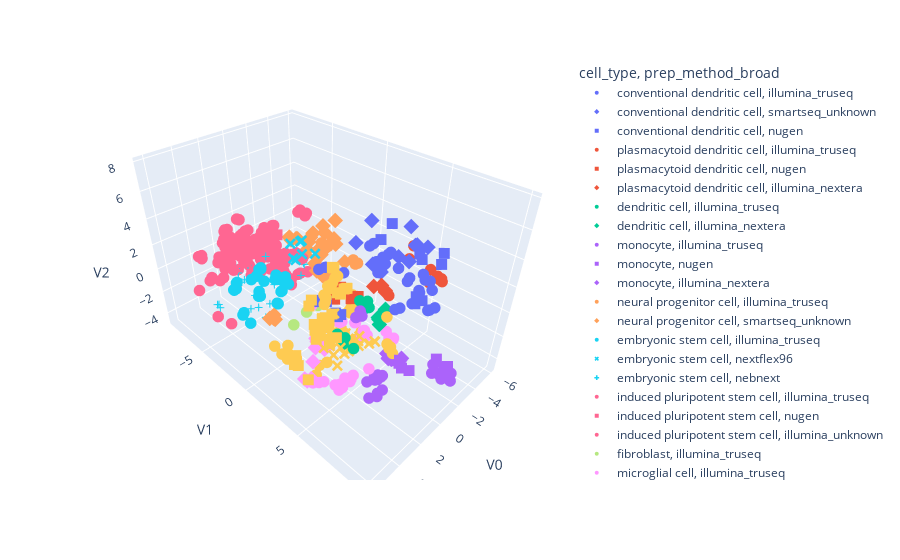

Notebook code for this chart:
### Code cell
import plotly.express as px

# Plotting
fig = px.scatter_3d(
    scvi_representation_coordinates_merged,
    x='V0',
    y='V1',
    z='V2',
    color= bio_tag,
    symbol = batch_tag
)

# Adjusting marker size
fig.update_traces(marker=dict(size=4))

# Show the plot
fig.show()

### Figure 1 — Plotly figure (JSON) as saved in the notebook; plotly's stock layout.template omitted (floating-point values rounded to 4 significant figures; data arrays with more than 128 entries replaced by an {"elided": "..."} marker saying what was removed)
{"data": [{"hovertemplate": "cell_type=conventional dendritic cell<br>prep_method_broad=illumina_truseq<br>V0=%{x}<br>V1=%{y}<br>V2=%{z}<extra></extra>", "legendgroup": "conventional dendritic cell, illumina_truseq", "marker": {"color": "#636efa", "size": 4, "symbol": "circle"}, "mode": "markers", "name": "conventional dendritic cell, illumina_truseq", "scene": "scene", "showlegend": true, "type": "scatter3d", "x": [-2.587, -2.63, -2.43, -2.6, -2.458, -2.591, -1.414, -1.544, -1.257, -1.552, -1.689, -1.244, -1.914, -1.958, -2.225, 3.366, -1.195, -1.629], "y": [7.44, 5.369, 7.203, 4.499, 7.073, 5.274, 7.216, 7.681, 7.057, 6.968, 7.376, 7.01, 2.654, 2.897, 3.905, 8.685, 5.867, 6.424], "z": [0.8216, 1.983, 0.6018, 2.293, 0.4767, 1.682, 3.42, 2.868, 2.512, 3.613, 3.277, 2.642, 3.428, 3.688, 3.225, 4.914, 0.6978, 1.113]}, {"hovertemplate": "cell_type=conventional dendritic cell<br>prep_method_broad=smartseq_unknown<br>V0=%{x}<br>V1=%{y}<br>V2=%{z}<extra></extra>", "legendgroup": "conventional dendritic cell, smartseq_unknown", "marker": {"color": "#636efa", "size": 4, "symbol": "diamond"}, "mode": "markers", "name": "conventional dendritic cell, smartseq_unknown", "scene": "scene", "showlegend": true, "type": "scatter3d", "x": [-1.653, -2.382, -1.66, -1.541, -2.448, 0.7551], "y": [6.259, 5.68, 5.838, 5.168, 6.472, 7.323], "z": [5.235, 4.619, 3.903, 3.974, 4.822, 7.86]}, {"hovertemplate": "cell_type=conventional dendritic cell<br>prep_method_broad=nugen<br>V0=%{x}<br>V1=%{y}<br>V2=%{z}<extra></extra>", "legendgroup": "conventional dendritic cell, nugen", "marker": {"color": "#636efa", "size": 4, "symbol": "square"}, "mode": "markers", "name": "conventional dendritic cell, nugen", "scene": "scene", "showlegend": true, "type": "scatter3d", "x": [-1.816, -1.976, -2.351, -1.953, -2.235, -2.107, -2.869, 1.271, 1.627, 1.236, 0.8403, 0.607, 0.9937], "y": [6.39, 7.819, 7.559, 6.504, 6.704, 6.313, 5.876, 1.638, 1.645, 1.967, 2.576, 2.642, 2.528], "z": [4.612, 5.243, 4.199, 4.218, 1.165, 0.7671, 0.6537, 0.3028, 0.4105, 0.3757, -0.7479, -0.6716, -0.3793]}, {"hovertemplate": "cell_type=plasmacytoid dendritic cell<br>prep_method_broad=illumina_truseq<br>V0=%{x}<br>V1=%{y}<br>V2=%{z}<extra></extra>", "legendgroup": "plasmacytoid dendritic cell, illumina_truseq", "marker": {"color": "#EF553B", "size": 4, "symbol": "circle"}, "mode": "markers", "name": "plasmacytoid dendritic cell, illumina_truseq", "scene": "scene", "showlegend": true, "type": "scatter3d", "x": [-5.668, -4.072, -5.955, -5.833, -6.01, -6.007, 1.485, -3.756, -4.232], "y": [5.551, 5.947, 5.712, 5.853, 5.572, 4.762, 6.888, 4.449, 4.355], "z": [0.6422, 1.154, 0.3621, 0.2707, 0.181, 0.6222, 3.723, 2.426, 3.158]}, {"hovertemplate": "cell_type=plasmacytoid dendritic cell<br>prep_method_broad=nugen<br>V0=%{x}<br>V1=%{y}<br>V2=%{z}<extra></extra>", "legendgroup": "plasmacytoid dendritic cell, nugen", "marker": {"color": "#EF553B", "size": 4, "symbol": "square"}, "mode": "markers", "name": "plasmacytoid dendritic cell, nugen", "scene": "scene", "showlegend": true, "type": "scatter3d", "x": [-0.3089, 0.4967, -0.812, -1.078, -0.6728], "y": [1.728, 1.98, 2.424, 2.603, 2.363], "z": [0.5548, 0.1576, -0.152, -0.1465, -0.2483]}, {"hovertemplate": "cell_type=plasmacytoid dendritic cell<br>prep_method_broad=illumina_nextera<br>V0=%{x}<br>V1=%{y}<br>V2=%{z}<extra></extra>", "legendgroup": "plasmacytoid dendritic cell, illumina_nextera", "marker": {"color": "#EF553B", "size": 4, "symbol": "diamond"}, "mode": "markers", "name": "plasmacytoid dendritic cell, illumina_nextera", "scene": "scene", "showlegend": true, "type": "scatter3d", "x": [-2.706, -2.162, -2.929, -2.841], "y": [3.22, 3.002, 3.398, 3.485], "z": [0.2126, 0.3134, -0.2367, -0.2497]}, {"hovertemplate": "cell_type=dendritic cell<br>prep_method_broad=illumina_truseq<br>V0=%{x}<br>V1=%{y}<br>V2=%{z}<extra></extra>", "legendgroup": "dendritic cell, illumina_truseq", "marker": {"color": "#00cc96", "size": 4, "symbol": "circle"}, "mode": "markers", "name": "dendritic cell, illumina_truseq", "scene": "scene", "showlegend": true, "type": "scatter3d", "x": [0.3232, 0.06096, 0.2429, 0.1462, 0.2139, -0.03008, 3.246, 3.694, 3.118, 3.308, 3.387], "y": [3.94, 4.21, 4.268, 4.549, 4.358, 4.254, 6.098, 5.708, 4.722, 5.075, 5.552], "z": [1.037, 0.8983, 0.7936, 0.7604, 0.6437, 0.973, 0.4938, 0.8809, 0.5953, 0.7549, 1.047]}, {"hovertemplate": "cell_type=dendritic cell<br>prep_method_broad=illumina_nextera<br>V0=%{x}<br>V1=%{y}<br>V2=%{z}<extra></extra>", "legendgroup": "dendritic cell, illumina_nextera", "marker": {"color": "#00cc96", "size": 4, "symbol": "diamond"}, "mode": "markers", "name": "dendritic cell, illumina_nextera", "scene": "scene", "showlegend": true, "type": "scatter3d", "x": [-0.1608, -0.6282, -0.7117, -0.6032], "y": [5.086, 5.226, 4.726, 4.879], "z": [0.09108, 0.5537, -0.6048, -0.87]}, {"hovertemplate": "cell_type=monocyte<br>prep_method_broad=illumina_truseq<br>V0=%{x}<br>V1=%{y}<br>V2=%{z}<extra></extra>", "legendgroup": "monocyte, illumina_truseq", "marker": {"color": "#ab63fa", "size": 4, "symbol": "circle"}, "mode": "markers", "name": "monocyte, illumina_truseq", "scene": "scene", "showlegend": true, "type": "scatter3d", "x": [2.137, 3.961, 2.239, 2.214, 2.025, 2.693, 1.986, 1.847, 1.775, 1.781, 3.369, 2.944, -1.4, -1.188, -1.777, -1.366, -1.442, -1.478, -1.372, -1.376, -1.341, 1.908, 1.767, 1.957, 2.182], "y": [6.348, 7.992, 7.193, 6.991, 7.024, 7.921, 6.762, 7.132, 7.177, 6.845, 8.084, 7.789, 9.4, 9.437, 8.414, 9.948, 9.86, 8.94, 8.65, 8.752, 8.708, 5.354, 5.205, 5.509, 5.26], "z": [-2.882, -1.486, -1.945, -2.161, -2.011, -1.9, -2.173, -2.071, -1.979, -2.172, -1.766, -2.088, -2.565, -2.805, -2.727, -2.724, -2.184, -2.899, -3.03, -2.8, -2.908, 1.866, 1.824, 1.745, 1.625]}, {"hovertemplate": "cell_type=monocyte<br>prep_method_broad=nugen<br>V0=%{x}<br>V1=%{y}<br>V2=%{z}<extra></extra>", "legendgroup": "monocyte, nugen", "marker": {"color": "#ab63fa", "size": 4, "symbol": "square"}, "mode": "markers", "name": "monocyte, nugen", "scene": "scene", "showlegend": true, "type": "scatter3d", "x": [1.466, 2.519, 2.109, 3.82, -1.019, -0.9095, -0.9616, -0.6439], "y": [8.743, 8.912, 8.451, 9.579, 9.569, 9.819, 9.003, 9.767], "z": [-0.6138, 0.4885, 0.2147, 2.487, -1.55, -1.244, -1.253, -1.397]}, {"hovertemplate": "cell_type=monocyte<br>prep_method_broad=illumina_nextera<br>V0=%{x}<br>V1=%{y}<br>V2=%{z}<extra></extra>", "legendgroup": "monocyte, illumina_nextera", "marker": {"color": "#ab63fa", "size": 4, "symbol": "diamond"}, "mode": "markers", "name": "monocyte, illumina_nextera", "scene": "scene", "showlegend": true, "type": "scatter3d", "x": [1.615, 1.525, 1.467, 1.043, 0.5848, 0.8178, 0.2608, 0.4485, 0.521, 0.366, 0.2901, 0.4884], "y": [7.571, 7.307, 7.124, 7.199, 7.591, 7.136, 7.277, 6.512, 6.572, 7.136, 6.581, 6.59], "z": [-0.1351, -0.6514, -0.4179, -1.136, -1.102, -1.283, -1.739, -1.501, -1.529, -1.806, -2.014, -1.863]}, {"hovertemplate": "cell_type=neural progenitor cell<br>prep_method_broad=illumina_truseq<br>V0=%{x}<br>V1=%{y}<br>V2=%{z}<extra></extra>", "legendgroup": "neural progenitor cell, illumina_truseq", "marker": {"color": "#FFA15A", "size": 4, "symbol": "circle"}, "mode": "markers", "name": "neural progenitor cell, illumina_truseq", "scene": "scene", "showlegend": true, "type": "scatter3d", "x": [-3.73, -3.815, -3.731, -3.283, -3.226, -3.254, -3.674, -3.176, -3.369], "y": [-2.843, -2.852, -2.794, -2.987, -2.973, -2.956, 0.214, 0.2339, 0.2712], "z": [0.1987, 0.1537, 0.1047, 0.5099, 0.5512, 0.4375, 0.07571, 0.6007, 0.177]}, {"hovertemplate": "cell_type=neural progenitor cell<br>prep_method_broad=smartseq_unknown<br>V0=%{x}<br>V1=%{y}<br>V2=%{z}<extra></extra>", "legendgroup": "neural progenitor cell, smartseq_unknown", "marker": {"color": "#FFA15A", "size": 4, "symbol": "diamond"}, "mode": "markers", "name": "neural progenitor cell, smartseq_unknown", "scene": "scene", "showlegend": true, "type": "scatter3d", "x": [-3.013, 0.2766, 0.1498, -1.364, -0.7723, -2.972, -4.251, -4.162, -1.798, -0.3751, -1.518, -1.03, -1.054, -1.472, -2.094, -3.205, -4.47, -0.4703, -1.058, -1.573, -2.048, -2.025, -3.094, -2.497, -3.427, -1.729, -2.006, 2.805, 2.864, 2.494, 3.142], "y": [-0.4153, -2.292, -2.604, -2.336, -2.976, -2.548, -2.574, -2.401, -2.196, -2.382, -1.293, -2.391, -1.246, -2.614, -1.015, -2.616, -2.871, -2.93, -0.5831, -0.5435, -0.7859, -2.855, -2.612, -3.083, -2.723, -1.727, -0.6372, -1.363, -1.461, -1.85, -1.512], "z": [0.2023, 2.655, 2.681, 1.767, 2.004, 2.288, 2.207, 0.2919, -0.2075, 2.416, 1.12, 0.8243, -0.002635, 0.9529, -0.7725, 1.607, 0.4122, 0.7294, -0.149, -0.5186, -0.4762, 1.611, 0.2672, 1.66, 0.1162, 1.242, -1.053, -2.171, -2.104, -2.28, -1.973]}, {"hovertemplate": "cell_type=embryonic stem cell<br>prep_method_broad=illumina_truseq<br>V0=%{x}<br>V1=%{y}<br>V2=%{z}<extra></extra>", "legendgroup": "embryonic stem cell, illumina_truseq", "marker": {"color": "#19d3f3", "size": 4, "symbol": "circle"}, "mode": "markers", "name": "embryonic stem cell, illumina_truseq", "scene": "scene", "showlegend": true, "type": "scatter3d", "x": [2.204, 2.171, 1.777, 1.712, 3.758, 3.728, 3.763, 3.621, 3.522, 3.832, 3.604, 2.393, 2.288, 2.26, 2.795, 2.511, 3.024, 5.261, 3.679, 2.184, 2.588, 2.457, 5.333, 2.176, 4.621, 1.902, 4.184, 4.119, 4.111, 4.096], "y": [-1.7, -1.832, -1.829, -1.806, -4.484, -4.469, -4.527, -4.431, -4.39, -4.259, -4.335, -3.266, -3.216, -3.245, -3.705, -3.474, -0.8112, -1.337, -1.094, -0.5298, -0.7581, -0.6736, -1.372, -1.755, -1.663, -1.153, -1.103, -1.093, -1.04, -1.134], "z": [-1.359, -1.401, -0.6079, -0.5662, -0.8594, -0.816, -0.8451, -0.7889, -0.2594, -0.6228, -0.2368, 0.8268, 0.831, 0.9037, -0.04425, 0.2125, 1.596, -0.112, 1.649, 0.9369, 1.372, 1.51, -0.2794, 1.012, -1.585, 1.038, 0.7325, 0.7795, 0.7389, 1.042]}, {"hovertemplate": "cell_type=embryonic stem cell<br>prep_method_broad=nextflex96<br>V0=%{x}<br>V1=%{y}<br>V2=%{z}<extra></extra>", "legendgroup": "embryonic stem cell, nextflex96", "marker": {"color": "#19d3f3", "size": 4, "symbol": "x"}, "mode": "markers", "name": "embryonic stem cell, nextflex96", "scene": "scene", "showlegend": true, "type": "scatter3d", "x": [0.7204, -0.0195, 1.045, 0.6617, 1.416, 0.907, 0.8219], "y": [-1.409, -0.3172, -1.259, -0.8312, -1.053, -0.6809, -0.6415], "z": [1.668, 2.33, 2.029, 2.375, 3.417, 3.508, 3.561]}, {"hovertemplate": "cell_type=embryonic stem cell<br>prep_method_broad=nebnext<br>V0=%{x}<br>V1=%{y}<br>V2=%{z}<extra></extra>", "legendgroup": "embryonic stem cell, nebnext", "marker": {"color": "#19d3f3", "size": 4, "symbol": "cross"}, "mode": "markers", "name": "embryonic stem cell, nebnext", "scene": "scene", "showlegend": true, "type": "scatter3d", "x": [-1.211, -0.4005, -1.004, 1.901, 2.612, 2.816, 3.922, 2.547, 3.275, 3.404, 1.833, 1.317, 3.616, 4.257, 4.589, 4.176, 2.616, 4.5, 6.143, 6.071, 6.098, -1.095, -1.373, -0.2791], "y": [-2.777, -2.177, -2.469, -1.89, -2.082, -2.404, -2.473, -3.084, -2.766, -2.307, -2.436, -2.423, -2.726, -3.153, -2.187, -2.486, -2.114, -2.592, -2.861, -2.814, -2.65, -6.332, -6.131, -6.543], "z": [-0.1607, -0.5467, -0.04996, -1.469, -1.345, -2.613, -1.243, 0.5114, -0.6277, -1.333, -0.3123, 0.05961, 2.044, 1.889, 1.475, 1.29, 2.521, 1.938, 0.1702, 0.165, 0.0158, 0.2908, 0.6355, -1.38]}, {"hovertemplate": "cell_type=induced pluripotent stem cell<br>prep_method_broad=illumina_truseq<br>V0=%{x}<br>V1=%{y}<br>V2=%{z}<extra></extra>", "legendgroup": "induced pluripotent stem cell, illumina_truseq", "marker": {"color": "#FF6692", "size": 4, "symbol": "circle"}, "mode": "markers", "name": "induced pluripotent stem cell, illumina_truseq", "scene": "scene", "showlegend": true, "type": "scatter3d", "x": {"elided": "177 float values"}, "y": {"elided": "177 float values"}, "z": {"elided": "177 float values"}}, {"hovertemplate": "cell_type=induced pluripotent stem cell<br>prep_method_broad=nugen<br>V0=%{x}<br>V1=%{y}<br>V2=%{z}<extra></extra>", "legendgroup": "induced pluripotent stem cell, nugen", "marker": {"color": "#FF6692", "size": 4, "symbol": "square"}, "mode": "markers", "name": "induced pluripotent stem cell, nugen", "scene": "scene", "showlegend": true, "type": "scatter3d", "x": [1.545, 0.8078, 0.6782, 0.9864, 0.9049], "y": [-3.674, -3.423, -3.258, -3.779, -3.581], "z": [2.258, 2.573, 2.811, 2.565, 2.47]}, {"hovertemplate": "cell_type=induced pluripotent stem cell<br>prep_method_broad=illumina_unknown<br>V0=%{x}<br>V1=%{y}<br>V2=%{z}<extra></extra>", "legendgroup": "induced pluripotent stem cell, illumina_unknown", "marker": {"color": "#FF6692", "size": 4, "symbol": "circle"}, "mode": "markers", "name": "induced pluripotent stem cell, illumina_unknown", "scene": "scene", "showlegend": true, "type": "scatter3d", "x": [-1.766, -1.706, -1.578], "y": [-3.602, -3.522, -3.607], "z": [3.609, 3.553, 3.527]}, {"hovertemplate": "cell_type=fibroblast<br>prep_method_broad=illumina_truseq<br>V0=%{x}<br>V1=%{y}<br>V2=%{z}<extra></extra>", "legendgroup": "fibroblast, illumina_truseq", "marker": {"color": "#B6E880", "size": 4, "symbol": "circle"}, "mode": "markers", "name": "fibroblast, illumina_truseq", "scene": "scene", "showlegend": true, "type": "scatter3d", "x": [0.3503, 0.1982, 0.02961, -0.3925, 0.8206, 1.691], "y": [-0.478, -0.4436, -0.4187, -0.4688, -0.352, -0.7599], "z": [-1.726, -1.692, -1.584, -2.291, -2.109, -2.989]}, {"hovertemplate": "cell_type=microglial cell<br>prep_method_broad=illumina_truseq<br>V0=%{x}<br>V1=%{y}<br>V2=%{z}<extra></extra>", "legendgroup": "microglial cell, illumina_truseq", "marker": {"color": "#FF97FF", "size": 4, "symbol": "circle"}, "mode": "markers", "name": "microglial cell, illumina_truseq", "scene": "scene", "showlegend": true, "type": "scatter3d", "x": [-2.338, -2.381, -2.22, -2.386, -2.227, -2.418, 1.761, 2.369, 2.49, 2.413, 2.679, 3.569, 0.4393, 0.5902, 0.6019, 1.274, -0.1218, -0.1358], "y": [4.86, 4.172, 4.639, 4.821, 4.574, 4.785, 4.524, 4.571, 4.037, 4.394, 4.56, 3.074, 2.602, 2.562, 2.468, 1.684, 3.244, 3.288], "z": [-3.201, -3.066, -3.28, -3.273, -3.348, -3.409, -4.558, -4.602, -4.688, -4.404, -4.612, -4.403, -1.388, -1.404, -1.405, -1.434, -1.441, -1.387]}, {"hovertemplate": "cell_type=microglial cell<br>prep_method_broad=smartseq_unknown<br>V0=%{x}<br>V1=%{y}<br>V2=%{z}<extra></extra>", "legendgroup": "microglial cell, smartseq_unknown", "marker": {"color": "#FF97FF", "size": 4, "symbol": "diamond"}, "mode": "markers", "name": "microglial cell, smartseq_unknown", "scene": "scene", "showlegend": true, "type": "scatter3d", "x": [3.931, 3.811, 1.859, 1.527, 1.353, 1.256, 3.611, 2.835], "y": [2.703, 2.801, 1.574, 2.104, 1.216, 0.998, 2.989, 2.359], "z": [-4.038, -4.24, -3.466, -3.465, -3.489, -3.393, -4.033, -3.527]}, {"hovertemplate": "cell_type=microglial cell<br>prep_method_broad=illumina_unknown<br>V0=%{x}<br>V1=%{y}<br>V2=%{z}<extra></extra>", "legendgroup": "microglial cell, illumina_unknown", "marker": {"color": "#FF97FF", "size": 4, "symbol": "circle"}, "mode": "markers", "name": "microglial cell, illumina_unknown", "scene": "scene", "showlegend": true, "type": "scatter3d", "x": [-1.047, -1.057, 0.3693, 0.4224, 2.686, 3.19, 4.002, 3.724, 2.252, 2.185, 1.814, 2.153, -0.1228, -0.3776], "y": [3.247, 3.33, -0.3136, -0.3239, 4.712, 5.487, 4.083, 4.225, 5.066, 6.458, 4.952, 5.07, 3.87, 4.122], "z": [-2.724, -2.654, -1.757, -1.71, -4.03, -2.397, -3.253, -3.279, -3.765, -1.639, -3.611, -3.613, -2.156, -2.142]}, {"hovertemplate": "cell_type=macrophage<br>prep_method_broad=illumina_truseq<br>V0=%{x}<br>V1=%{y}<br>V2=%{z}<extra></extra>", "legendgroup": "macrophage, illumina_truseq", "marker": {"color": "#FECB52", "size": 4, "symbol": "circle"}, "mode": "markers", "name": "macrophage, illumina_truseq", "scene": "scene", "showlegend": true, "type": "scatter3d", "x": [2.637, 2.097, -0.3778, 0.0156, -0.08126, -0.5173, 3.166, -1.145, 0.3831, -0.5995, -0.4792, -0.2121, -0.2465, -0.9618, 6.266, 5.252, 6.23, 5.904, 6.268, 3.179, 2.764, 2.01, 3.596, 3.046, 0.3749, 0.1895], "y": [2.721, 2.887, 2.108, 1.411, 0.8749, 1.675, 2.972, 2.994, 2.646, 2.503, 2.522, 2.558, 2.692, 2.206, 3.472, 2.792, 2.815, 3.56, 3.925, 8.436, 7.997, 7.277, 8.966, 8.425, 1.861, 1.912], "z": [-3.746, -3.736, -3.235, -3.468, -3.014, -3.146, -4.051, -3.05, -3.347, -0.8834, -0.8732, -0.9748, -0.9945, -0.1825, 0.3414, -0.1432, 0.4764, 0.2299, 0.28, 2.067, 1.796, 2.779, 2.364, 2.052, 1.717, 1.799]}, {"hovertemplate": "cell_type=macrophage<br>prep_method_broad=illumina_unknown<br>V0=%{x}<br>V1=%{y}<br>V2=%{z}<extra></extra>", "legendgroup": "macrophage, illumina_unknown", "marker": {"color": "#FECB52", "size": 4, "symbol": "circle"}, "mode": "markers", "name": "macrophage, illumina_unknown", "scene": "scene", "showlegend": true, "type": "scatter3d", "x": [0.2674, -0.2267, 0.1814, 0.2958, 0.5823, 1.298, 1.992, 0.7602, 0.632, 3.03, 1.224, 2.853], "y": [3.085, 3.112, 3.305, 3.253, 1.832, 1.994, 3.072, 1.614, 1.765, 3.561, 1.74, 3.487], "z": [-3.201, -3.096, -3.008, -2.965, 1.397, 0.7288, 2.42, 1.151, 1.283, 2.092, 0.7655, 2.16]}, {"hovertemplate": "cell_type=macrophage<br>prep_method_broad=hudson<br>V0=%{x}<br>V1=%{y}<br>V2=%{z}<extra></extra>", "legendgroup": "macrophage, hudson", "marker": {"color": "#FECB52", "size": 4, "symbol": "square"}, "mode": "markers", "name": "macrophage, hudson", "scene": "scene", "showlegend": true, "type": "scatter3d", "x": [4.836, 4.58, 4.126, 4.106, 4.818, 3.731, 3.561, 4.071, 1.123, 1.054, 1.443, 3.441, 3.862, 5.481, 5.246, 3.73, 3.825, 5.224, 4.96, 3.581, 4.386, 5.667, 6.285, 5.369, 5.395, 5.088, 5.361, 5.54], "y": [6.249, 4.389, 4.747, 3.967, 5.749, 4.111, 4.066, 3.803, 3.477, 3.501, 3.347, 4.567, 5.079, 5.105, 4.655, 5.231, 5.77, 5.931, 5.125, 4.706, 5.273, 5.617, 5.6, 3.634, 3.807, 3.263, 3.582, 3.649], "z": [2.463, 1.627, 2.478, 1.395, 1.706, 1.784, 1.547, 1.369, 2.158, 2.158, 1.841, 5.385, 5.807, 4.667, 3.889, 4.239, 4.821, 3.2, 2.133, 2.386, 2.502, 2.477, -0.07691, -0.7773, -0.9497, -0.7528, -0.6636, -0.8755]}, {"hovertemplate": "cell_type=macrophage<br>prep_method_broad=roche_kapa<br>V0=%{x}<br>V1=%{y}<br>V2=%{z}<extra></extra>", "legendgroup": "macrophage, roche_kapa", "marker": {"color": "#FECB52", "size": 4, "symbol": "x"}, "mode": "markers", "name": "macrophage, roche_kapa", "scene": "scene", "showlegend": true, "type": "scatter3d", "x": [-0.04596, 1.065, 2.519, 2.425, 2.08, -0.4578, 1.637, 2.867, 4.518, 4.219, -0.2032, 0.6259, 1.593, 1.69, 1.999, -0.4135, 1.123, 1.856, 2.03, 2.446, -0.1305, 2.412, 3.173, 3.335], "y": [3.69, 3.809, 3.256, 4.699, 3.476, 4.718, 2.816, 5.439, 6.283, 5.797, 3.958, 4.308, 3.995, 5.173, 4.631, 4.793, 3.744, 4.296, 4.489, 4.785, 4.536, 2.907, 4.196, 4.654], "z": [-2.736, -1.708, -0.8912, -1.452, 0.7921, -2.334, -2.258, -0.4406, 1.545, -0.3768, -2.459, -1.454, -0.7961, -0.9827, -1.075, -2.296, -1.825, -1.444, -1.031, -0.8572, -2.44, -2.218, -0.6825, -0.9682]}, {"hovertemplate": "cell_type=hematopoietic precursor cell<br>prep_method_broad=illumina_truseq<br>V0=%{x}<br>V1=%{y}<br>V2=%{z}<extra></extra>", "legendgroup": "hematopoietic precursor cell, illumina_truseq", "marker": {"color": "#636efa", "size": 4, "symbol": "circle"}, "mode": "markers", "name": "hematopoietic precursor cell, illumina_truseq", "scene": "scene", "showlegend": true, "type": "scatter3d", "x": [-0.2985, -1.288, 0.1384], "y": [0.3447, 1.07, 0.1796], "z": [1.456, 0.8787, 1.423]}, {"hovertemplate": "cell_type=hematopoietic precursor cell<br>prep_method_broad=nugen<br>V0=%{x}<br>V1=%{y}<br>V2=%{z}<extra></extra>", "legendgroup": "hematopoietic precursor cell, nugen", "marker": {"color": "#636efa", "size": 4, "symbol": "square"}, "mode": "markers", "name": "hematopoietic precursor cell, nugen", "scene": "scene", "showlegend": true, "type": "scatter3d", "x": [-4.804, -4.661], "y": [2.095, 1.381], "z": [3.624, 2.125]}, {"hovertemplate": "cell_type=hematopoietic precursor cell<br>prep_method_broad=illumina_unknown<br>V0=%{x}<br>V1=%{y}<br>V2=%{z}<extra></extra>", "legendgroup": "hematopoietic precursor cell, illumina_unknown", "marker": {"color": "#636efa", "size": 4, "symbol": "circle"}, "mode": "markers", "name": "hematopoietic precursor cell, illumina_unknown", "scene": "scene", "showlegend": true, "type": "scatter3d", "x": [-2.739, -2.868, -3.034, -3.636, -4.821, -4.279], "y": [2.817, 3.244, 2.873, 1.926, 2.193, 1.955], "z": [1.044, 1.883, 1.068, 1.053, 1.382, 1.118]}, {"hovertemplate": "cell_type=hematopoietic precursor cell<br>prep_method_broad=illumina_nextera<br>V0=%{x}<br>V1=%{y}<br>V2=%{z}<extra></extra>", "legendgroup": "hematopoietic precursor cell, illumina_nextera", "marker": {"color": "#636efa", "size": 4, "symbol": "diamond"}, "mode": "markers", "name": "hematopoietic precursor cell, illumina_nextera", "scene": "scene", "showlegend": true, "type": "scatter3d", "x": [-3.236, -2.71, -3.944, -4.748, -4.513, -4.088], "y": [1.631, 0.8138, 1.379, 1.568, 1.45, 2.053], "z": [4.299, 2.492, 0.4169, 0.3879, 0.3433, 0.01717]}], "layout": {"legend": {"title": {"text": "cell_type, prep_method_broad"}, "tracegroupgap": 0}, "margin": {"t": 60}, "scene": {"domain": {"x": [0, 1], "y": [0, 1]}, "xaxis": {"title": {"text": "V0"}}, "yaxis": {"title": {"text": "V1"}}, "zaxis": {"title": {"text": "V2"}}}}}
